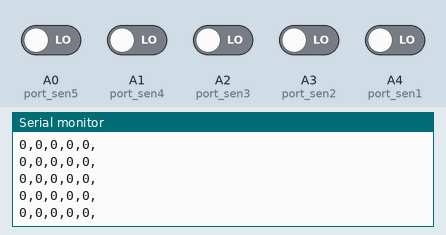
The sketch below on a simulated Arduino Uno, built with avr-gcc and run on an emulated ATmega328P. Shown: the last lines printed to the serial monitor. The test bench sets the inputs (shaded band); at power-on: A0 (port_sen5), A1 (port_sen4), A2 (port_sen3), A3 (port_sen2), A4 (port_sen1) LOW.

Above: at 1.2 s.
1.3 s: A0 (port_sen5) driven HIGH
At 1.9 s:
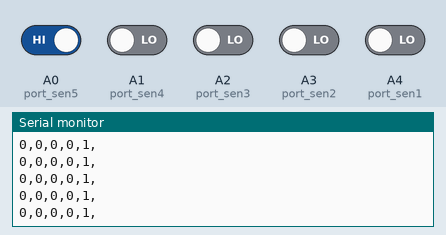
4.3 s: A1 (port_sen4) driven HIGH
At 4.8 s:
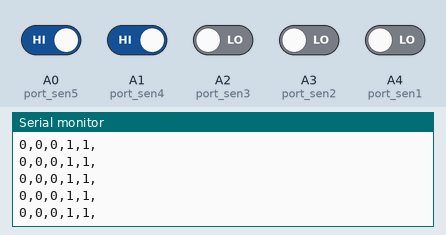
5.8 s: A2 (port_sen3) driven HIGH
At 6.9 s:
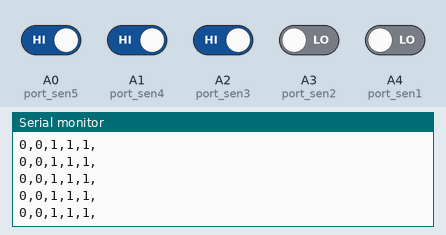
8.8 s: A3 (port_sen2) driven HIGH
At 9.3 s:
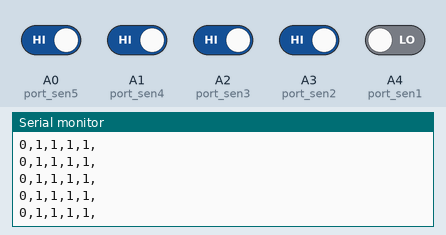
10.3 s: A4 (port_sen1) driven HIGH
At 11.4 s:
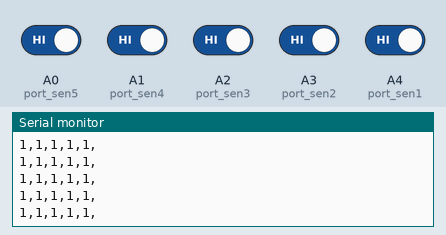
13.3 s: A0 (port_sen5) driven LOW
At 14.1 s:
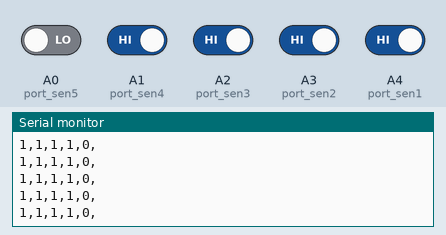

The sketch:

LAB08_InfraredSensor.ino
```cpp
#define port_sen1 A4   //กำหนดพอร์ต
#define port_sen2 A3
#define port_sen3 A2
#define port_sen4 A1
#define port_sen5 A0

bool sen1 = 0 , sen2 = 0, sen3 = 0, sen4 = 0, sen5 = 0;   //ประกาศตัวแปร

void setup() {
  pinMode(port_sen1, INPUT);
  pinMode(port_sen2, INPUT);
  pinMode(port_sen3, INPUT);
  pinMode(port_sen4, INPUT);
  pinMode(port_sen5, INPUT);

  Serial.begin(9600);
}

void loop() {
  sen1 = digitalRead(port_sen1);
  sen2 = digitalRead(port_sen2);
  sen3 = digitalRead(port_sen3);
  sen4 = digitalRead(port_sen4);
  sen5 = digitalRead(port_sen5);

  Serial.print(sen1); Serial.print(",");
  Serial.print(sen2); Serial.print(",");
  Serial.print(sen3); Serial.print(",");
  Serial.print(sen4); Serial.print(",");
  Serial.print(sen5);
  Serial.println(",");
  delay(10);
}
```

Measured:
- after the input at 1.3 s, the serial monitor: prints a new line after 0.06 s (image 1)
- after the input at 4.3 s, the serial monitor: prints a new line after 0.07 s (image 2)
- after the input at 5.8 s, the serial monitor: prints a new line after 0.07 s (image 3)
- after the input at 8.8 s, the serial monitor: prints a new line after 0.06 s (image 4)
- after the input at 10.3 s, the serial monitor: prints a new line after 0.06 s (image 5)
- after the input at 13.3 s, the serial monitor: prints a new line after 0.07 s (image 6)
